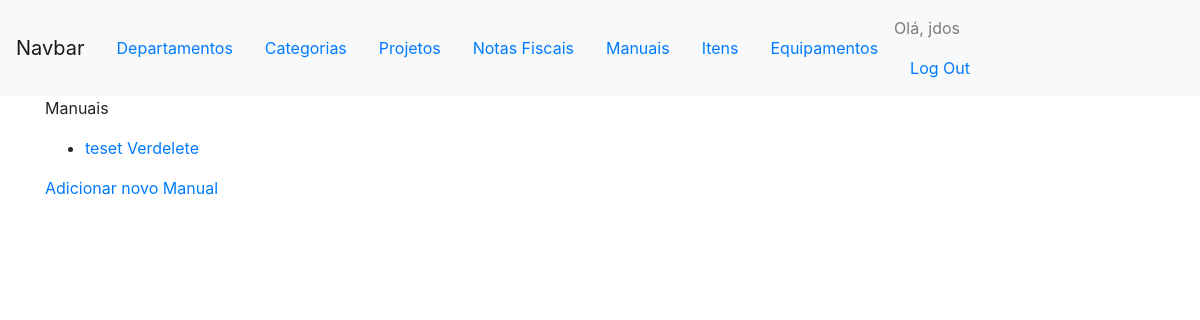
Page /controle/manuais/ (signed in) on the earlier database version.
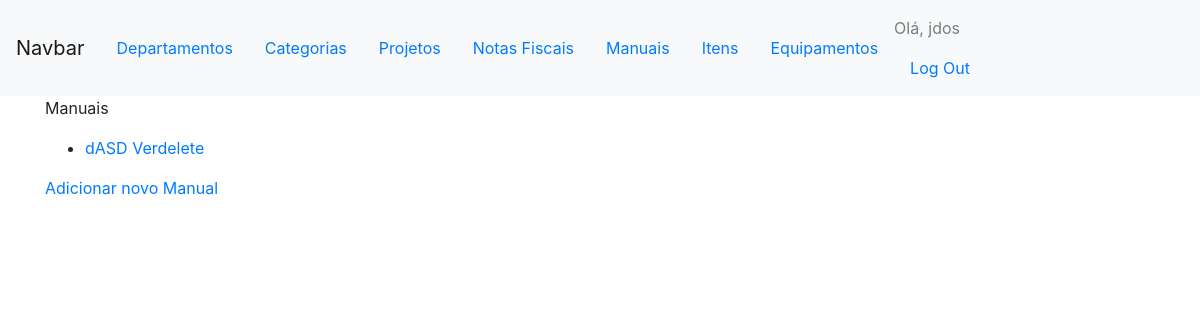
Same page on the later database version.
### controles/models.py (models this page shows, shortened)
class Manual(models.Model):
    nome = models.CharField(max_length=50)
    documento = models.FileField(upload_to='uploads/manual/')
    class Meta:
        verbose_name_plural = 'manuais'
    def __str__(self):
        return self.nome

### controles/views.py (the view)
@login_required
def manuais(request):
	manuais = Manual.objects.all()
	context = {'manuais': manuais}
	return render(request, 'controles/manuais.html', context)

### controles/templates/controles/manuais.html
{% extends "controles/base.html" %}
{% block content %}
<p>Manuais</p>
<ul>
	{% for manual in manuais %}
	<li>
		<a href="">{{ manual }} </a><a href="{{ manual.documento.url}} ">Ver</a><a href="{% url 'controles:delete_manual' manual.id %}">delete</a>
	</li>
	{% empty %}
	<li> Não tem nenhuma nota fiscal cadastrado ainda. </li>
	{% endfor %}
</ul>
<a href="{% url 'controles:novo_manual' %}">Adicionar novo Manual</a>
{% endblock content %}

Differences in the rows shown:
removed Manual: nome "teset"
added Manual: nome "dASD"
